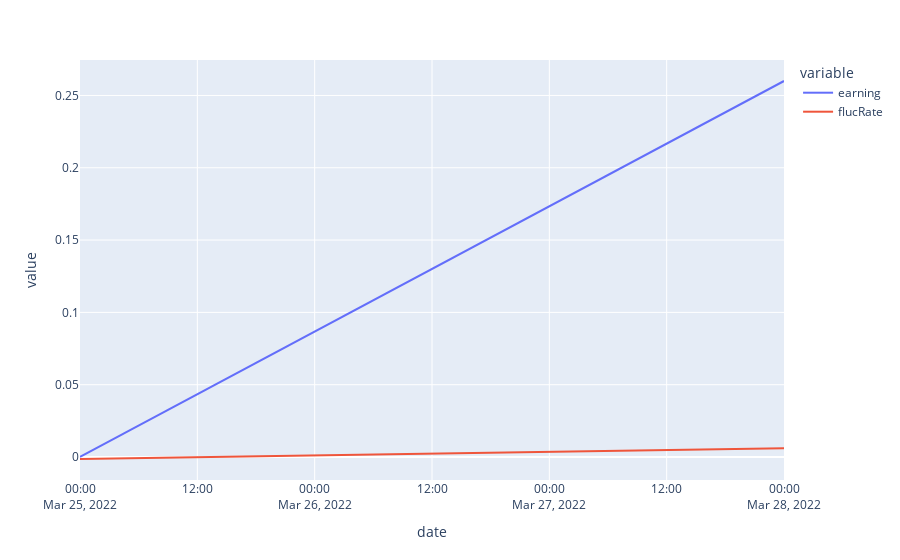
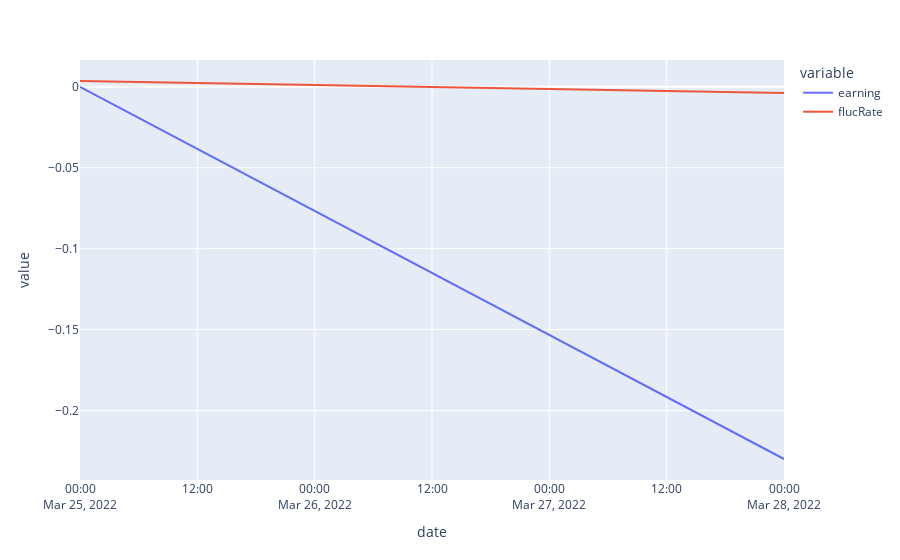
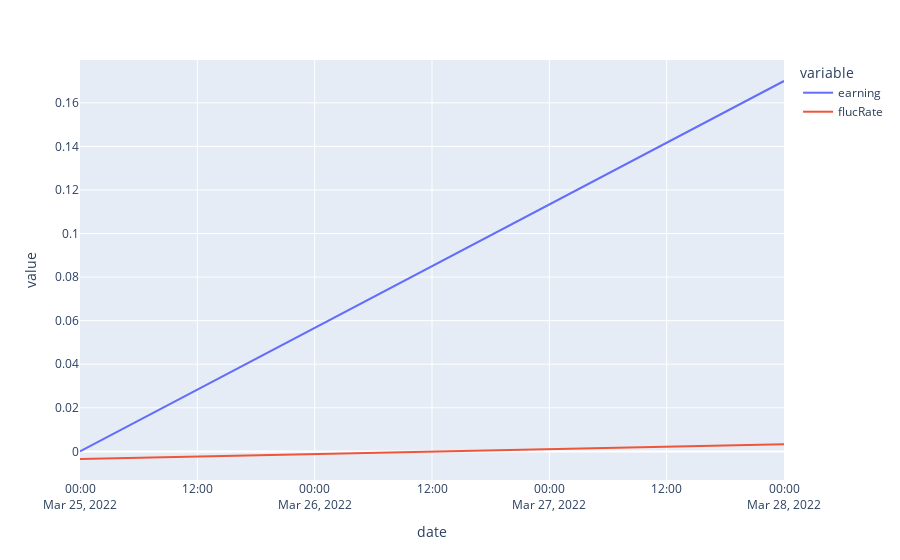

The notebook cell saved with these charts, in order:
### Code cell
mock_stock= mockowen(['IPAR','GILD','EXP'], '2022-03-01', '2022-03-28', 100)

### Figure 1 — Plotly figure (JSON) as saved in the notebook; plotly's stock layout.template omitted (floating-point values rounded to 4 significant figures)
{"data": [{"hovertemplate": "variable=earning<br>date=%{x}<br>value=%{y}<extra></extra>", "legendgroup": "earning", "line": {"color": "#636efa", "dash": "solid"}, "marker": {"symbol": "circle"}, "mode": "lines", "name": "earning", "orientation": "v", "showlegend": true, "type": "scatter", "x": ["2022-03-28", "2022-03-25"], "xaxis": "x", "y": [0.26, 0], "yaxis": "y"}, {"hovertemplate": "variable=flucRate<br>date=%{x}<br>value=%{y}<extra></extra>", "legendgroup": "flucRate", "line": {"color": "#EF553B", "dash": "solid"}, "marker": {"symbol": "circle"}, "mode": "lines", "name": "flucRate", "orientation": "v", "showlegend": true, "type": "scatter", "x": ["2022-03-28", "2022-03-25"], "xaxis": "x", "y": [0.006024, -0.001388], "yaxis": "y"}], "layout": {"legend": {"title": {"text": "variable"}, "tracegroupgap": 0}, "margin": {"t": 60}, "xaxis": {"anchor": "y", "domain": [0, 1], "title": {"text": "date"}}, "yaxis": {"anchor": "x", "domain": [0, 1], "title": {"text": "value"}}}}

### Figure 2 — Plotly figure (JSON) as saved in the notebook; plotly's stock layout.template omitted (floating-point values rounded to 4 significant figures)
{"data": [{"hovertemplate": "variable=earning<br>date=%{x}<br>value=%{y}<extra></extra>", "legendgroup": "earning", "line": {"color": "#636efa", "dash": "solid"}, "marker": {"symbol": "circle"}, "mode": "lines", "name": "earning", "orientation": "v", "showlegend": true, "type": "scatter", "x": ["2022-03-28", "2022-03-25"], "xaxis": "x", "y": [-0.23, 0], "yaxis": "y"}, {"hovertemplate": "variable=flucRate<br>date=%{x}<br>value=%{y}<extra></extra>", "legendgroup": "flucRate", "line": {"color": "#EF553B", "dash": "solid"}, "marker": {"symbol": "circle"}, "mode": "lines", "name": "flucRate", "orientation": "v", "showlegend": true, "type": "scatter", "x": ["2022-03-28", "2022-03-25"], "xaxis": "x", "y": [-0.003886, 0.003561], "yaxis": "y"}], "layout": {"legend": {"title": {"text": "variable"}, "tracegroupgap": 0}, "margin": {"t": 60}, "xaxis": {"anchor": "y", "domain": [0, 1], "title": {"text": "date"}}, "yaxis": {"anchor": "x", "domain": [0, 1], "title": {"text": "value"}}}}

### Figure 3 — Plotly figure (JSON) as saved in the notebook; plotly's stock layout.template omitted (floating-point values rounded to 4 significant figures)
{"data": [{"hovertemplate": "variable=earning<br>date=%{x}<br>value=%{y}<extra></extra>", "legendgroup": "earning", "line": {"color": "#636efa", "dash": "solid"}, "marker": {"symbol": "circle"}, "mode": "lines", "name": "earning", "orientation": "v", "showlegend": true, "type": "scatter", "x": ["2022-03-28", "2022-03-25"], "xaxis": "x", "y": [0.17, 0], "yaxis": "y"}, {"hovertemplate": "variable=flucRate<br>date=%{x}<br>value=%{y}<extra></extra>", "legendgroup": "flucRate", "line": {"color": "#EF553B", "dash": "solid"}, "marker": {"symbol": "circle"}, "mode": "lines", "name": "flucRate", "orientation": "v", "showlegend": true, "type": "scatter", "x": ["2022-03-28", "2022-03-25"], "xaxis": "x", "y": [0.003313, -0.003495], "yaxis": "y"}], "layout": {"legend": {"title": {"text": "variable"}, "tracegroupgap": 0}, "margin": {"t": 60}, "xaxis": {"anchor": "y", "domain": [0, 1], "title": {"text": "date"}}, "yaxis": {"anchor": "x", "domain": [0, 1], "title": {"text": "value"}}}}
